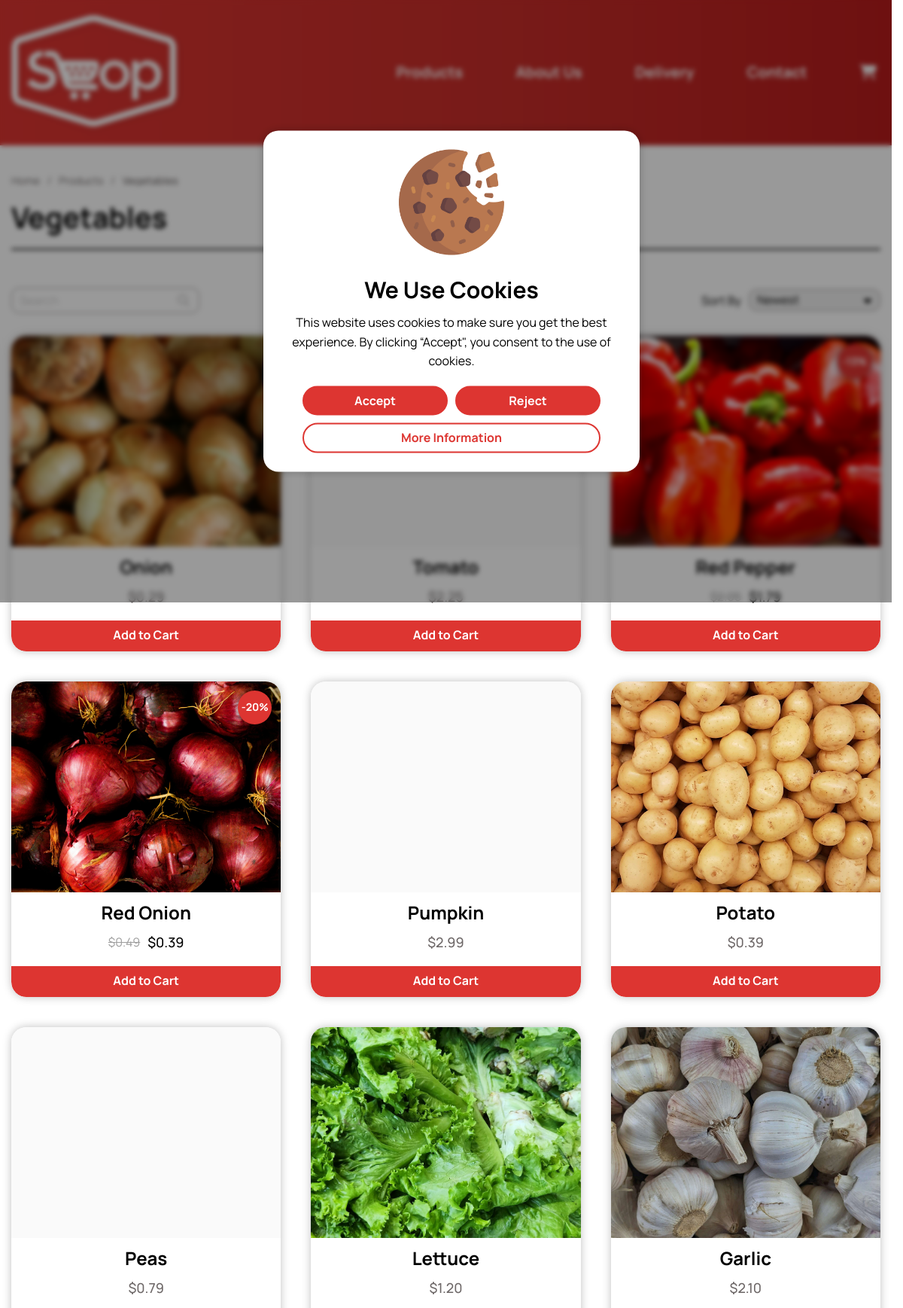
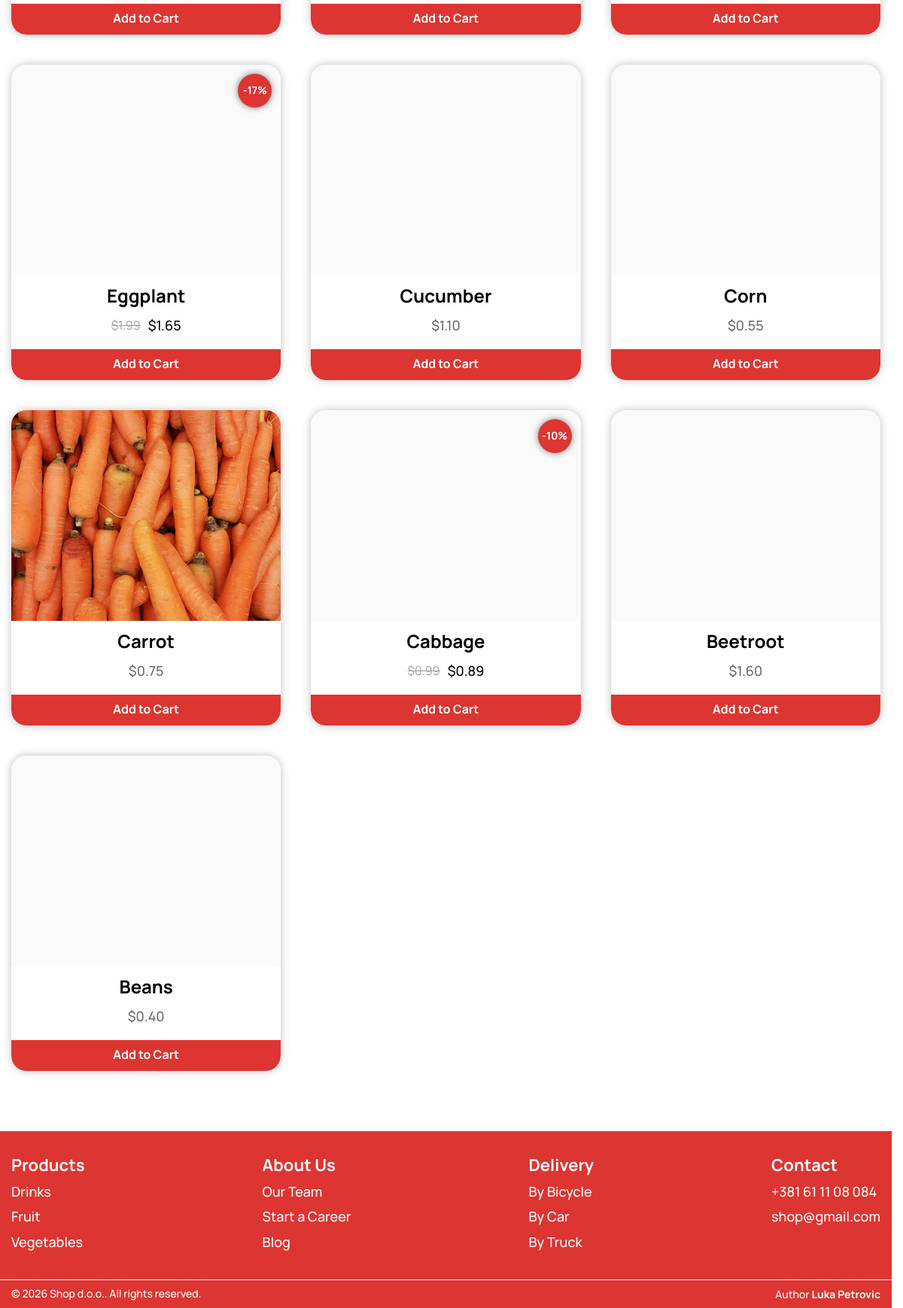
The page /pages/products/products3.php on the database its author committed (2 pictures, top to bottom).
### tables this page shows
CREATE TABLE `products3` (
  `id` int(10) UNSIGNED NOT NULL,
  `image` varchar(255) NOT NULL,
  `name` varchar(50) NOT NULL,
  `price` decimal(10,2) NOT NULL,
  `discount_price` decimal(10,2) DEFAULT NULL,
  `order_count` int(10) UNSIGNED NOT NULL DEFAULT 0
);

### pages/products/products3.php (the view, shortened to what this page needs)
<?php
require_once(__DIR__ . '/../../includes/dbconnection.php');
?>
<!DOCTYPE html>
<html lang="en">
<head>
    <link rel="stylesheet" href="/WebShop/css/variables.css">
    <link rel="stylesheet" href="/WebShop/css/style.css">
    <link rel="stylesheet" href="/WebShop/css/responsive.css">
    <link rel="stylesheet" href="https://cdnjs.cloudflare.com/ajax/libs/font-awesome/6.6.0/css/all.min.css">
    <link rel="stylesheet" href="https://cdnjs.cloudflare.com/ajax/libs/intl-tel-input/18.3.0/css/intlTelInput.css">
</head>
<body>
    <?php require_once(__DIR__ . '/../../includes/header.php'); ?>
    <main>
        <div class="container">
            <div class="breadcrumbs">
                <div>
                    <a href="../content/home.php">Home</a>
                    <span>/</span>
                    <a href="../content/products.php">Products</a>
                    <span>/</span>
                    <p><?php echo $productNames['products3']; ?></p>
                </div>
                <h1><?php echo $productNames['products3']; ?></h1>
            </div> <?php
            $productTable = "products3";
            $result = mysqli_query($connection, "SELECT * FROM $productTable ORDER BY id DESC");
            if (mysqli_num_rows($result) > 0) { ?>
                <section class="filters-section">
                    <div class="search-wrapper">
                        <i class="fa-solid fa-magnifying-glass"></i>
                        <input type="text" placeholder="Search" maxlength="50">
                    </div>
                    <div class="sort-wrapper">
                        <span>Sort By</span>
                        <div class="select-wrapper">
                            <select id="sort-by">
                                <option value="newest">Newest</option>
                            </select>
                        </div>
                    </div>
                </section>
                <section>
                    <div class="products-row"> <?php
                        while ($row = mysqli_fetch_array($result)) { ?>
                            <div class="product-wrapper"> <?php
                                $imageName = $row['image'];
                                $imagePath = "../../assets/images/products/" . $imageName;
                                $defaultImage = "../../assets/images/products/image-not-found.png";
                                if (!file_exists($imagePath) || empty($imageName)) {
                                    $imagePath = $defaultImage;
                                }
                                $finalPrice = ($row['discount_price'] !== null) ? $row['discount_price'] : $row['price']; ?>
                                <div class="product-image" style="background-image: url('<?php echo $imagePath; ?>');"></div>
                                <div class="product-info">
                                    <h5><?php echo $row['name']; ?></h5> <?php
                                    if ($row['discount_price'] === null) { ?>
                                        <span class="product-price">$<?php echo $row['price']; ?></span> <?php
                                    } else { ?>
                                        <div>
                                            <span>$<?php echo $row['price']; ?></span>
                                            <span>$<?php echo $row['discount_price']; ?></span>
                                        </div> <?php
                                    } ?>
                                </div>
                                <div class="product-button-wrapper">
                                    <button class="button-primary"
                                        data-table="<?php echo $productTable; ?>"
                                        data-id="<?php echo $row['id']; ?>"
                                        data-name="<?php echo $row['name']; ?>"
                                        data-price="<?php echo $finalPrice; ?>"
                                        data-regular-price="<?php echo $row['price']; ?>"
                                        data-discount-price="<?php echo $row['discount_price'] !== null ? $row['discount_price'] : ''; ?>"
                                        data-image="<?php echo $row['image']; ?>">
                                        <span>Add to Cart</span>
                                    </button>
                                </div> <?php
                                if ($row['discount_price'] !== null) {
                                    $discountPercent = round((($row['price'] - $row['discount_price']) / $row['price']) * 100); ?>
                                    <div class="sale-label">
                                        <span>-<?php echo $discountPercent; ?>%</span>
                                    </div>  <?php
                                } ?>
                            </div> <?php
                        } ?>
                    </div>
                </section> <?php
            } ?>
        </div>
    </main>
    <?php include('../../includes/footer.php'); ?>
</body>
</html>

### css/variables.css (style rules this page uses)
:root { --color-primary: #dd3531; --color-secondary: #6d6767; --color-admin: #0d6efd; --color-placeholder: #cbcaca; --color-light: #9e9e9e; --color-background: #f1ebeb; --color-border: #9b9797; --color-success: #4caf50; --color-error: #d93025; --color-white: #fff; --color-black: #000; --shadow-box: 0 0 12px rgba(0, 0, 0, 0.25); --shadow-under: 0 4px 10px rgba(0, 0, 0, 0.35); --border-thin: 1px solid; --border-thick: 2px solid; --transition-fast: all 0.15s linear; --transition-mid: all 0.25s linear; --transition-slow: all 0.5s ease; --radius-sm: 10px; --radius-lg: 20px; --radius-round: 50%; --font-xs: 12px; --font-sm: 14px; --font-md: 16px; --font-lg: 18px; --font-xl: 20px; --line-sm: 100%; --line-md: 140%; --line-lg: 160%; --space-1: 5px; --space-2: 10px; --space-3: 15px; --space-4: 20px; --space-5: 25px; --space-6: 30px; --space-7: 40px; --space-8: 50px; --space-9: 60px; --space-10: 80px; }

### css/responsive.css (style rules this page uses)
@media screen and (max-width: 1200px) { .products-row { grid-template-columns: repeat(3, 1fr); } }

### rows shown on the page
products3: image (picture), name "Onion", price "0.29"
products3: name "Tomato", price "2.25"
products3: image (picture), name "Red Pepper", price "2.05", discount_price "1.79", discountPercent "13"
products3: image (picture), name "Red Onion", price "0.49", discount_price "0.39", discountPercent "20"
products3: name "Pumpkin", price "2.99"
products3: image (picture), name "Potato", price "0.39"
products3: name "Peas", price "0.79"
products3: image (picture), name "Lettuce", price "1.20"
products3: image (picture), name "Garlic", price "2.10"
products3: name "Eggplant", price "1.99", discount_price "1.65", discountPercent "17"
products3: name "Cucumber", price "1.10"
products3: name "Corn", price "0.55"
products3: image (picture), name "Carrot", price "0.75"
products3: name "Cabbage", price "0.99", discount_price "0.89", discountPercent "10"
products3: name "Beetroot", price "1.60"
products3: name "Beans", price "0.40"

### other values the page prints
$productNames['products3'] "Vegetables"
$productNames['products1'] "Drinks"
$productNames['products2'] "Fruit"
